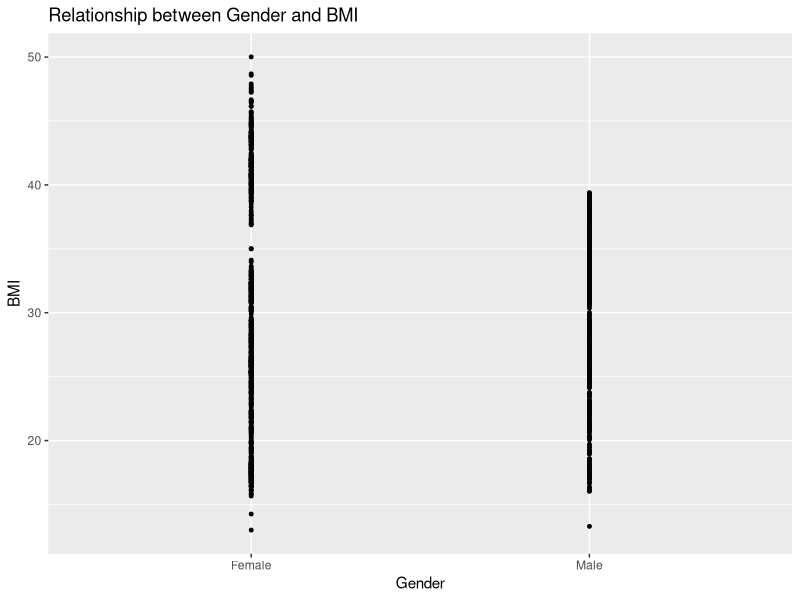
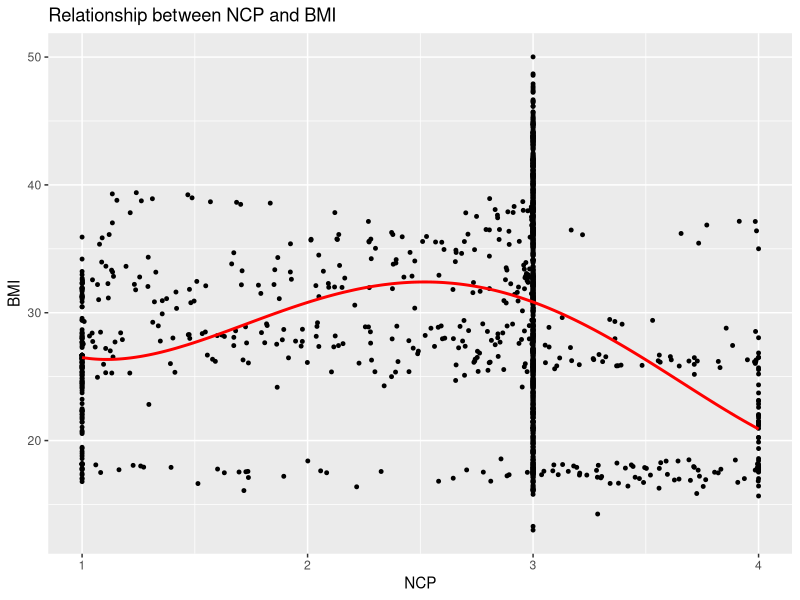
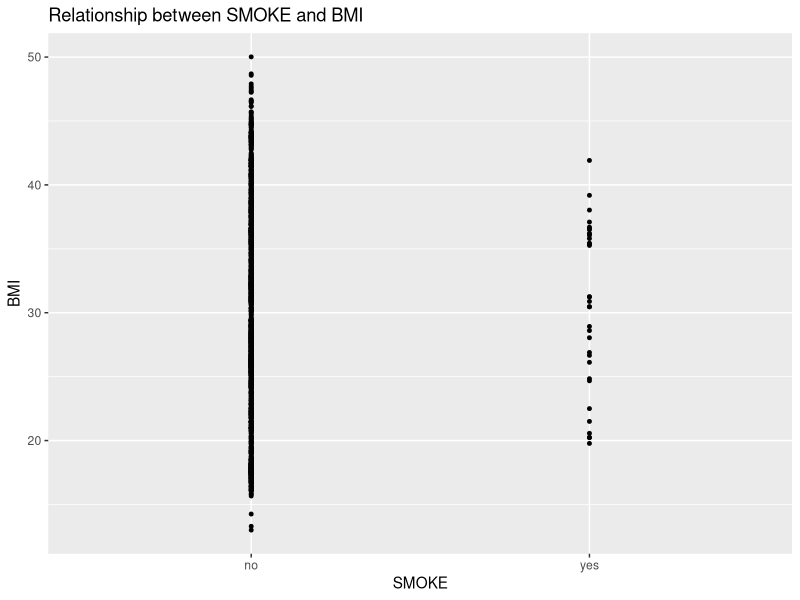
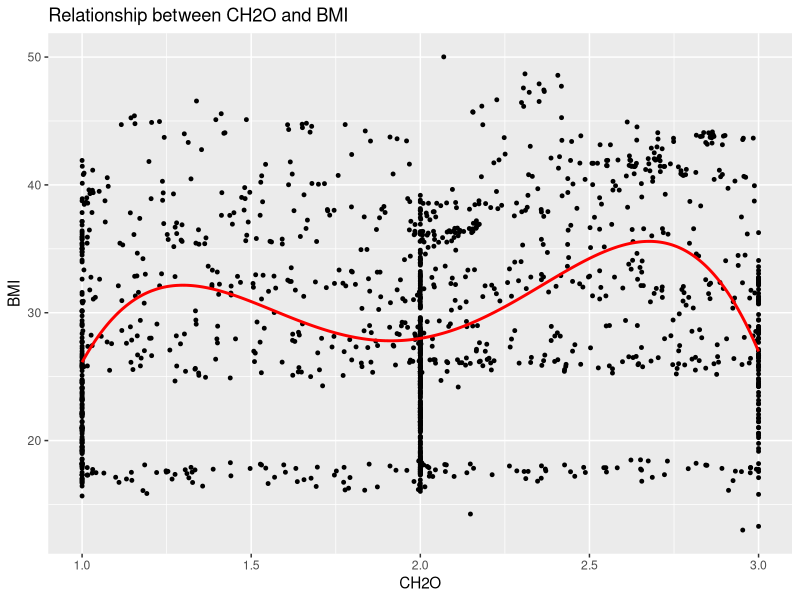
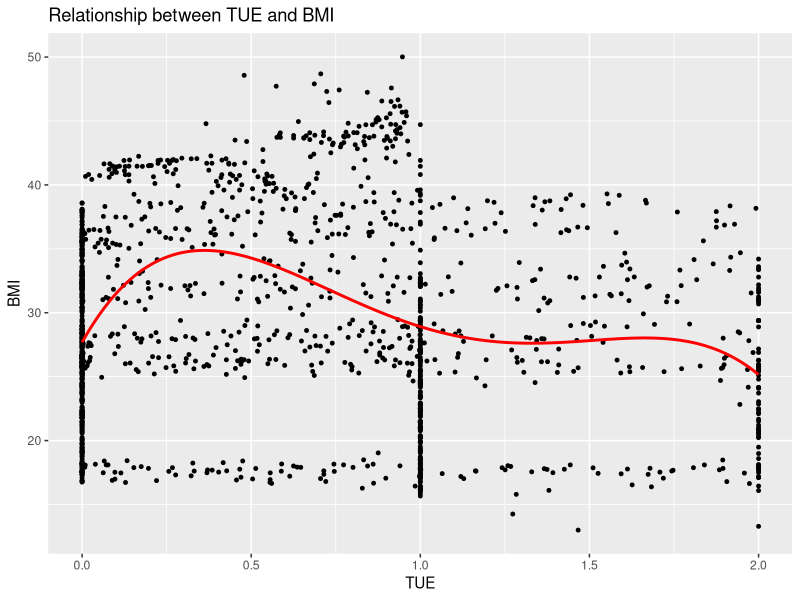

The R script that drew these images, in order:
## ---- chunk 1
knitr::opts_chunk$set(echo = FALSE, warning = FALSE, message=FALSE, tidy.opts=list(width.cutoff=90), tidy=TRUE)
## ---- chunk 2
# -------------------------------------
# Setup Code Chunk
# Add any libraries etc used here.
# -------------------------------------
library(ggplot2)
library(tidyverse)

# Data importing
dataset = read.csv("ObesityDataSet_raw_and_data_sinthetic.csv")

# factor all categorical variables
dataset[sapply(dataset, is.character)] = lapply(dataset[sapply(dataset, is.character)], as.factor)

set.seed(1)
row.number = sample(1:nrow(dataset), 0.7 * nrow(dataset))
trainData = dataset[row.number, ]
testData = dataset[-row.number, ]

# BMI to use
BMI = trainData$Weight / (trainData$Height ^2)
## ---- chunk 3
# -----------------------------------------
# Performing regression on every variable
# with BMI
# -----------------------------------------

# -----------------------------------------
# Gender
m = lm(BMI ~ Gender, data = trainData)
p = predict(m, newdata = testData)
r1 = sqrt(mean((BMI - p)^2))
# -----------------------------------------

# -----------------------------------------
# Age
m = lm(BMI ~ Age, data = trainData)
p = predict(m, newdata = testData)
r2 = sqrt(mean((BMI - p)^2))
# -----------------------------------------

# -----------------------------------------
# family_history_with_overweight
m = lm(BMI ~ family_history_with_overweight, data = trainData)
p = predict(m, newdata = testData)
r3 = sqrt(mean((BMI - p)^2))
# -----------------------------------------

# -----------------------------------------
# FAVC - Frequent consumption of high caloric food
m = lm(BMI ~ FAVC, data = trainData)
p = predict(m, newdata = testData)
r4 = sqrt(mean((BMI - p)^2))
# -----------------------------------------

# -----------------------------------------
# FCVC - Frequent consumption of vegetables
m = lm(BMI ~ FCVC, data = trainData)
p = predict(m, newdata = testData)
r5 = sqrt(mean((BMI - p)^2))
# -----------------------------------------

# -----------------------------------------
# NCP - Number of main meals
m = lm(BMI ~ NCP, data = trainData)
p = predict(m, newdata = testData)
r6 = sqrt(mean((BMI - p)^2))
# -----------------------------------------

# -----------------------------------------
# CAEC - Consumption of food between meals
m = lm(BMI ~ CAEC, data = trainData)
p = predict(m, newdata = testData)
r7 = sqrt(mean((BMI - p)^2))
# -----------------------------------------

# -----------------------------------------
# SMOKE 
m = lm(BMI ~ SMOKE, data = trainData)
p = predict(m, newdata = testData)
r8 = sqrt(mean((BMI - p)^2))
# -----------------------------------------

# -----------------------------------------
# CH2O - Consumption of water
m = lm(BMI ~ CH2O, data = trainData)
p = predict(m, newdata = testData)
r9 = sqrt(mean((BMI - p)^2))
# -----------------------------------------

# -----------------------------------------
# SCC - Calories consumption monitoring
m = lm(BMI ~ SCC, data = trainData)
p = predict(m, newdata = testData)
r10 = sqrt(mean((BMI - p)^2))
# -----------------------------------------

# -----------------------------------------
# FAF - Frequency of physical activity
m = lm(BMI ~ FAF, data = trainData)
p = predict(m, newdata = testData)
r11 = sqrt(mean((BMI - p)^2))
# -----------------------------------------

# -----------------------------------------
# TUE - Time using electronics
m = lm(BMI ~ TUE, data = trainData)
p = predict(m, newdata = testData)
r12 = sqrt(mean((BMI - p)^2))
# -----------------------------------------

# -----------------------------------------
# CALC - Consumption of alcohol
m = lm(BMI ~ CALC, data = trainData)
p = predict(m, newdata = testData)
r13 = sqrt(mean((BMI - p)^2))
# -----------------------------------------

# -----------------------------------------
# MTRANS - Transportation used
m = lm(BMI ~ MTRANS, data = trainData)
p = predict(m, newdata = testData)
r14 = sqrt(mean((BMI - p)^2))
# -----------------------------------------

print("These are the error rates for each variable in predicting BMI with Linear Regression:")
cat("\nGender =", r1, "\nAge =", r2, "\nHistory of overweight =", r3, "\nFreq consumption of high caloric food =", r4, "\nFreq consumption of vegetables =", r5, "\nNumber of main meals =", r6, "\nConsumption of food between meals =", r7, "\nSmoke =", r8, "\nConsumption of water =", r9, "\nCalorie consumption monitoring =", r10, "\nFreq of physical activity =", r11, "\nTime using electronics =", r12, "\nConsumption of alcohol =", r13, "\nTransportation used =", r14)

cat("\n\nAs we can see, the most accurate are gender, 
number of main meals, smoke, consumption of water, 
and time using electronics. Lets see if we can get 
these to be more precise with different regression approaches.")
## ---- chunk 4
# -----------------------------------------
# Spline regression on the numerical 
# variables to see if its a better approach
# -----------------------------------------
library(splines)

# -----------------------------------------
# NCP
m = lm(BMI ~ ns(NCP, df = 5), data = trainData)
p = predict(m, newdata = testData)
r1 = sqrt(mean((BMI - p)^2))
# -----------------------------------------

# -----------------------------------------
# TUE
m = lm(BMI ~ ns(TUE, df = 5), data = trainData)
p = predict(m, newdata = testData)
r3 = sqrt(mean((BMI - p)^2))
# -----------------------------------------

print("These are the error rates for each numerical variable in predicting BMI with Spline Regression:")
cat("\nNumber of main meals =", r1, "\nTime using electronics =", r3)

cat("\n\nAs we can see from the results, spline regression is 
not a better predictor of the error rate so we will try 
something else.")
## ---- chunk 5
# -----------------------------------------
# Lasso regression with all the lower
# error variables
# -----------------------------------------
library(glmnet)
# Create model
fit = lm(BMI ~ Gender + NCP + SMOKE + TUE, data = trainData)
X = model.matrix(fit)
y = BMI

# Remove intercept
X = X[, -1]
fit_lasso = glmnet(X, y)

# Set up x test
X_test = model.matrix(~Gender + NCP + SMOKE + TUE, data = testData)
X_test = as.matrix(X_test)

# Remove intercept
X_test = X_test[, -1]

# Set up y test
y_test = BMI[1:634]

# Get predicted vals
predLasso = predict(fit_lasso, newx = X_test, s = 1.2)
# Calc rmse
rLass = sqrt(mean((y_test - predLasso)^2))
print("The error when using lasso regression is: ")
cat(rLass, "\nWhich is still not as low as linear regressin got us")
## ---- chunk 6
# -----------------------------------------
# Lasso regression all variables (no weight and height)
# -----------------------------------------
library(glmnet)
# Create model
fit = lm(BMI ~ Gender + Age + family_history_with_overweight + FAVC + FCVC + NCP + CAEC + SMOKE + CH2O + SCC + FAF + TUE + CALC + MTRANS, data = trainData)
X = model.matrix(fit)
y = BMI

# Remove intercept
X = X[, -1]
fit_lasso = glmnet(X, y)

# Set up x test
X_test = model.matrix(~Gender + Age + family_history_with_overweight + FAVC + FCVC + NCP + CAEC + SMOKE + CH2O + SCC + FAF + TUE + CALC + MTRANS, data = testData)
X_test = as.matrix(X_test)

# Remove intercept
X_test = X_test[, -1]

# Set up y test
y_test = BMI[1:634]

# Get predicted vals
predLasso = predict(fit_lasso, newx = X_test, s = 4)
# Calc rmse
rLass = sqrt(mean((y_test - predLasso)^2))
print("The error when using lasso regression is: ")
cat(rLass, "\nWhich is still not as low as linear regressin got us")
## ---- chunk 7
# -----------------------------------------
# Lasso regression all variables (no weight and height)
# -----------------------------------------
library(glmnet)
# Create model
fit = lm(BMI ~ Gender + SMOKE, data = trainData)
X = model.matrix(fit)
y = BMI

# Remove intercept
X = X[, -1]
fit_lasso = glmnet(X, y)

# Set up x test
X_test = model.matrix(~Gender + SMOKE, data = testData)
X_test = as.matrix(X_test)

# Remove intercept
X_test = X_test[, -1]

# Set up y test
y_test = BMI[1:634]

# Get predicted vals
predLasso = predict(fit_lasso, newx = X_test, s = 0.27)
# Calc rmse
rLass = sqrt(mean((y_test - predLasso)^2))
print("The error when using lasso regression is: ")
cat(rLass, "\nWhich is still not as low as linear regressin got us")
## ---- chunk 8
# ----------------------------
# Ridge with the 4
# ----------------------------

# Use function lm
fit <- lm(BMI ~ Gender + NCP + SMOKE + TUE, data = trainData)
coef(fit)
X <- model.matrix(fit)
y <- BMI
beta_ols <- solve(crossprod(X)) %*% crossprod(X, y)
# compare beta values from model and matrix calculations.
all.equal(coef(fit), beta_ols[,1])
lambda <- .1
p <- ncol(X)
beta_ridge <- solve(crossprod(X) + diag(lambda, ncol = p, nrow = p)) %*%
crossprod(X, y)
beta_ridge[,1]
X_test <- model.matrix(~ Gender + NCP + SMOKE + TUE, data = testData)
X_test <- as.matrix(X_test)
y_test <- BMI[1:634]
y_pred <- X_test %*% beta_ridge
rmse <- sqrt(mean((y_test - y_pred)^2))
rmse
## ---- chunk 9
# ----------------------------
# Ridge with all
# ----------------------------

# Use function lm
fit <- lm(BMI ~ Gender + Age + family_history_with_overweight + FAVC + FCVC + NCP + CAEC + SMOKE + CH2O + SCC + FAF + TUE + CALC + MTRANS, data = trainData)
coef(fit)
X <- model.matrix(fit)
y <- BMI
beta_ols <- solve(crossprod(X)) %*% crossprod(X, y)
# compare beta values from model and matrix calculations.
all.equal(coef(fit), beta_ols[,1])
lambda <- 750
p <- ncol(X)
beta_ridge <- solve(crossprod(X) + diag(lambda, ncol = p, nrow = p)) %*%
crossprod(X, y)
beta_ridge[,1]
X_test <- model.matrix(~ Gender + Age + family_history_with_overweight + FAVC + FCVC + NCP + CAEC + SMOKE + CH2O + SCC + FAF + TUE + CALC + MTRANS, data = testData)
X_test <- as.matrix(X_test)
y_test <- BMI[1:634]
y_pred <- X_test %*% beta_ridge
rmse <- sqrt(mean((y_test - y_pred)^2))
rmse
## ---- chunk 10
# ----------------------------
# Ridge with the 4
# ----------------------------

# Use function lm
fit <- lm(BMI ~ NCP + TUE, data = trainData)
coef(fit)
X <- model.matrix(fit)
y <- BMI
beta_ols <- solve(crossprod(X)) %*% crossprod(X, y)
# compare beta values from model and matrix calculations.
all.equal(coef(fit), beta_ols[,1])
lambda <- 1
p <- ncol(X)
beta_ridge <- solve(crossprod(X) + diag(lambda, ncol = p, nrow = p)) %*%
crossprod(X, y)
beta_ridge[,1]
X_test <- model.matrix(~ NCP + TUE, data = testData)
X_test <- as.matrix(X_test)
y_test <- BMI[1:634]
y_pred <- X_test %*% beta_ridge
rmse <- sqrt(mean((y_test - y_pred)^2))
rmse
## ---- chunk 11
# -----------------------------------------
# Lets graph the regression models
# -----------------------------------------

# -----------------------------------------
# Gender
m = lm(BMI ~ poly(Gender, 1), data = trainData)
trainData |>
  mutate(fitted = fitted(m)) |>
  ggplot(aes(x = Gender)) + geom_point(aes(y = BMI), size = 1) +
  ggtitle("Relationship between Gender and BMI")
# -----------------------------------------

# -----------------------------------------
# NCP
m = lm(BMI ~ poly(NCP, 4), data = trainData)
trainData |>
  mutate(fitted = fitted(m)) |>
  ggplot(aes(x = NCP)) + geom_point(aes(y = BMI), size = 1) +
  geom_line(aes(y = fitted),
            colour = "red", linewidth = 1) + 
  ggtitle("Relationship between NCP and BMI")
# -----------------------------------------

# -----------------------------------------
# SMOKE
m = lm(BMI ~ poly(SMOKE, 1), data = trainData)
trainData |> 
  mutate(fitted = fitted(m)) |> 
  ggplot(aes(x = SMOKE)) + geom_point(aes(y = BMI), size = 1) + 
  ggtitle("Relationship between SMOKE and BMI")
# -----------------------------------------

# -----------------------------------------
# CH2O
m = lm(BMI ~ poly(CH2O, 4), data = trainData)
trainData |>
  mutate(fitted = fitted(m)) |>
  ggplot(aes(x = CH2O)) + geom_point(aes(y = BMI), size = 1) +
  geom_line(aes(y = fitted),
            colour = "red", linewidth = 1) +
  ggtitle("Relationship between CH2O and BMI")
# -----------------------------------------

# -----------------------------------------
# TUE
m = lm(BMI ~ poly(TUE, 4), data = trainData)
trainData |>
  mutate(fitted = fitted(m)) |>
  ggplot(aes(x = TUE)) + geom_point(aes(y = BMI), size = 1) +
  geom_line(aes(y = fitted),
            colour = "red", linewidth = 1) +
  ggtitle("Relationship between TUE and BMI")
# -----------------------------------------
## ---- chunk 12
# ------------------------------------------------
# Checking for multicollinearity
print("Testing for multicollinearity")
double_vars = sapply(dataset, function(x) is.numeric(x) && !all(x %% 1 == 0))
double_data = trainData[, double_vars]
corMatrix = cor(double_data)
abs(corMatrix)
print("There is no evidence of multicollinearity")
# ------------------------------------------------
